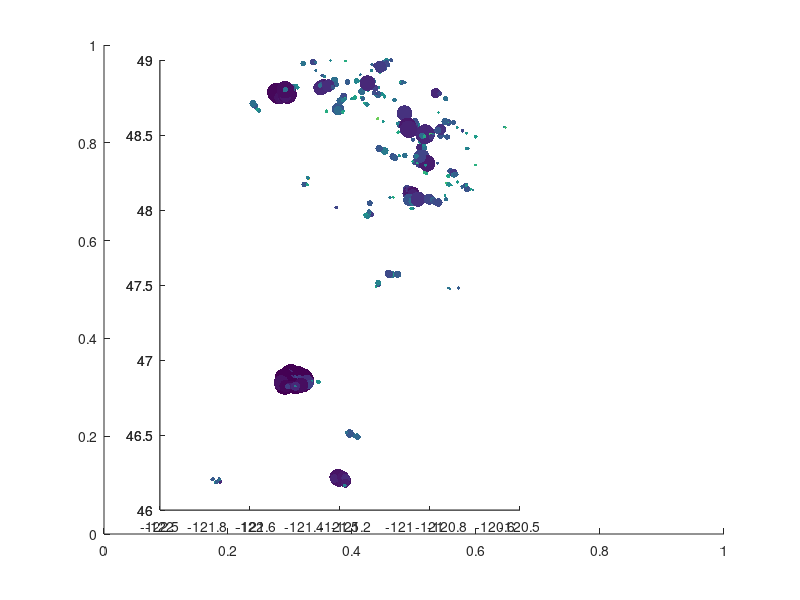

Write the MATLAB code that produced this figure. (Note: this script raises an error after producing the figure.)
clear all
% Choose output to plot - reponse times based on horizontal or vertical MB
% gradients:
load('final_scaling_estimates_dbdx')
%load('final_scaling_estimates_dbdz')

% DEM basemap from SRTM
% citation: Jarvis A, Reuter H, Nelson A and Guevara E (2008) Hole-filled 
% SRTM for the globe Version 4, available from the CGIAR-CSI SRTM 90m Database 
% (http://srtm.csi.cgiar.org). Accessed 29 Oct, 2020
% load('srtm_12_03.mat')

figure(1); clf; hold on;

ax1 = axes('position',[0.2 0.15 0.45 0.75]);
% imagesc(lon,lat,flipud(dem)); axis xy
xlim([-122 -120.5])
ylim([46 49]);

ax2 = axes('position',[0.2 0.15 0.45 0.75]);
ascale = 30;
scatter(CenLon(idx_big),CenLat(idx_big),Area(idx_big)*ascale,tau(idx_big),'filled');alpha(0.7)
xlim([-123 -120])
linkaxes([ax1,ax2]);

ax2.YTickLabel = [];
ax2.XTickLabel = [];
ax2.Visible = 'off'

colormap(ax1,'pink');caxis(ax1,[-2000 2000]);
cb1 = colorbar(ax1,'position',[.15 .9 .75 .02],'orientation','horizontal');
colormap(ax2,1*flip(winter));caxis(ax2,[5 60]);
cb2 = colorbar(ax2,'Position',[.15 .05 .75 .02],'orientation','horizontal');
title(cb1,'Elevation (m)');
title(cb2,'Glacier response time (years)','Fontsize',14)
set(ax2,'YTickLabel',[],'XTickLabel',[]);
set([ax1,ax2],'Position',[.15 .14 .75 .75]);
axis equal
xlabel(ax1,'Longitude (^{\circ}E)')
ylabel(ax1,'Latitude (^{\circ}N)')

%Area key:
 yy = 47;
 xx = -121;
hold on
kcolor = [87 7 6]/255; %deep maroon
text(xx,yy,'Area ','fontsize',16)
key0p5 = scatter(xx,yy-0.2,8*ascale,'markeredgecolor',kcolor); text(xx+0.1,yy-0.2,'8 km^2','color',kcolor)
key0p1 = scatter(xx,yy-0.4,2*ascale,'markeredgecolor',kcolor); text(xx+0.1,yy-0.4,'2 km^2','color',kcolor)
key0p02 = scatter(xx,yy-0.6,0.5*ascale,'markeredgecolor',kcolor); text(xx+0.1,yy-0.6,'0.5 km^2','color',kcolor)
